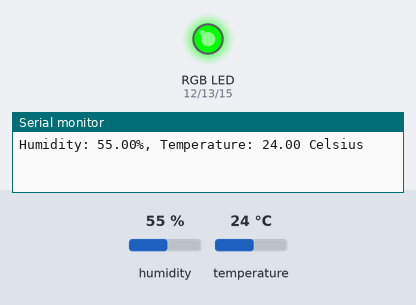
This sketch was run on a simulated Arduino Uno, built with avr-gcc and run on an emulated ATmega328P. Parts: an RGB LED mixed from three pins (HIGH = lit), the last lines printed to the serial monitor. The test bench sets the inputs (shaded band); at power-on: temperature 24 °C, humidity 55 %.

Above: at 4.8 s.
4.9 s: temperature set to 12 °C
At 8.4 s:
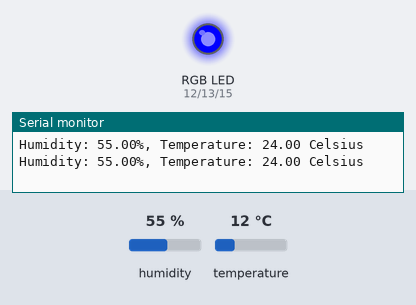
9.9 s: temperature set to 28 °C
At 12.9 s:
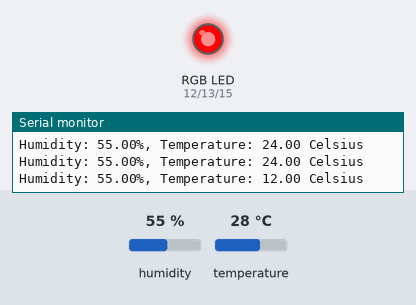
14.9 s: temperature set to 25.5 °C
19.9 s: temperature set to 24.4 °C
At 20.7 s:
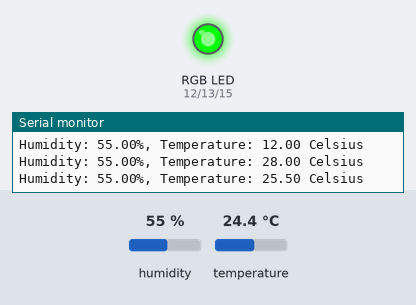
24.9 s: temperature set to 33 °C
At 28.4 s:
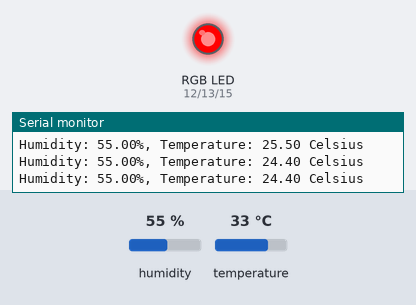
Timing chart, 0 to 29.9 s (numbered marks = the images above; inputs shaded):
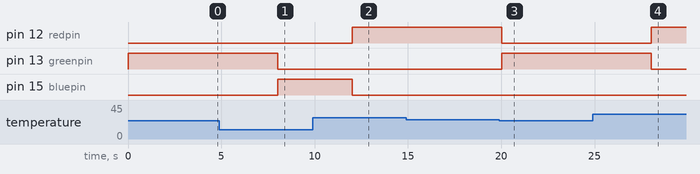

The sketch:

Dht_Rgb.ino
```cpp
#include <DHT.h>

//Constants
#define DHTPIN 14
#define DHTTYPE DHT22
DHT dht(DHTPIN, DHTTYPE);

int redpin = 12;   // select the pin for the red LED
int bluepin = 15;  // select the pin for the blue LED
int greenpin = 13; // select the pin for the green LED

float hum;  //Stores humidity value
float temp; //Stores temperature value

void setup()
{
  pinMode(redpin, OUTPUT);
  pinMode(bluepin, OUTPUT);
  pinMode(greenpin, OUTPUT);
  Serial.begin(9600);
	dht.begin();

}

void loop()
{
    //Read data and store it to variables hum and temp
    hum = dht.readHumidity();
    temp= dht.readTemperature();

    if (temp<18){
      analogWrite(redpin, 0);     // No red
      analogWrite(bluepin, 255);  // Full intensity blue, no green
      analogWrite(greenpin, 0);   // No green
      delay(2000); // Delay for 1 second (adjust as needed)
      } else if (temp >18 && temp<25){
      analogWrite(redpin, 0);     // No red
      analogWrite(bluepin, 0);    // No blue
      analogWrite(greenpin, 255); // Full intensity green, no red or blue
      delay(2000); // Delay for 1 second (adjust as needed)
      } else {
      analogWrite(redpin, 255);   // Full intensity red, no green or blue
      analogWrite(bluepin, 0);    // No blue
      analogWrite(greenpin, 0);   // No green
      delay(2000); // Delay for 1 second (adjust as needed)
      }

    //Print temp and humidity values to serial monitor
    Serial.print("Humidity: ");
    Serial.print(hum);
    Serial.print("%, Temperature: ");
    Serial.print(temp);
    Serial.println(" Celsius");
    delay(2000); //Delay 2 sec.
}

   
```

Measured:
- the behaviour switches between 25 and 24.9 °C on temperature (found by bisection; images 2 and 3)
- after the input at 4.9 s, pin 13 (greenpin): HIGH → LOW after 3.1 s; pin 15 (bluepin): LOW → HIGH after 3.1 s
- after the input at 9.9 s, pin 12 (redpin): LOW → HIGH after 2.1 s; pin 15 (bluepin): HIGH → LOW after 2.1 s
- after the input at 19.9 s, pin 12 (redpin): HIGH → LOW after 0.14 s; pin 13 (greenpin): LOW → HIGH after 0.14 s
- after the input at 24.9 s, pin 12 (redpin): LOW → HIGH after 3.2 s; pin 13 (greenpin): HIGH → LOW after 3.2 s
